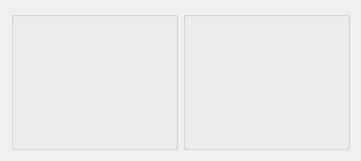
       <widget class="QWidget" name="horizontalLayoutWidget_2">
        <property name="geometry">
         <rect>
          <x>360</x>
          <y>540</y>
          <width>361</width>
          <height>161</height>
         </rect>
        </property>
        <layout class="QHBoxLayout" name="horizontalLayout_2">
         <property name="spacing">
          <number>5</number>
         </property>
         <item>
          <widget class="QGroupBox" name="groupBox_4">
           <widget class="QLabel" name="label_foto_2d">
            <property name="geometry">
             <rect>
              <x>0</x>
              <y>0</y>
              <width>177</width>
              <height>159</height>
             </rect>
            </property>
            <property name="text">
             <string/>
            </property>
            <property name="pixmap">
             <pixmap>../Risorse/regi_0.0.png</pixmap>
            </property>
            <property name="scaledContents">
             <bool>true</bool>
            </property>
            <property name="margin">
             <number>5</number>
            </property>
           </widget>
          </widget>
         </item>
         <item>
          <widget class="QGroupBox" name="groupBox_5">
           <widget class="QLabel" name="label_foto_3d">
            <property name="enabled">
             <bool>false</bool>
            </property>
            <property name="geometry">
             <rect>
              <x>0</x>
              <y>0</y>
              <width>177</width>
              <height>159</height>
             </rect>
            </property>
            <property name="text">
             <string/>
            </property>
            <property name="pixmap">
             <pixmap>../Risorse/regi_0.0.png</pixmap>
            </property>
            <property name="scaledContents">
             <bool>true</bool>
            </property>
            <property name="wordWrap">
             <bool>false</bool>
            </property>
            <property name="margin">
             <number>5</number>
            </property>
           </widget>
          </widget>
         </item>
        </layout>
       </widget>
